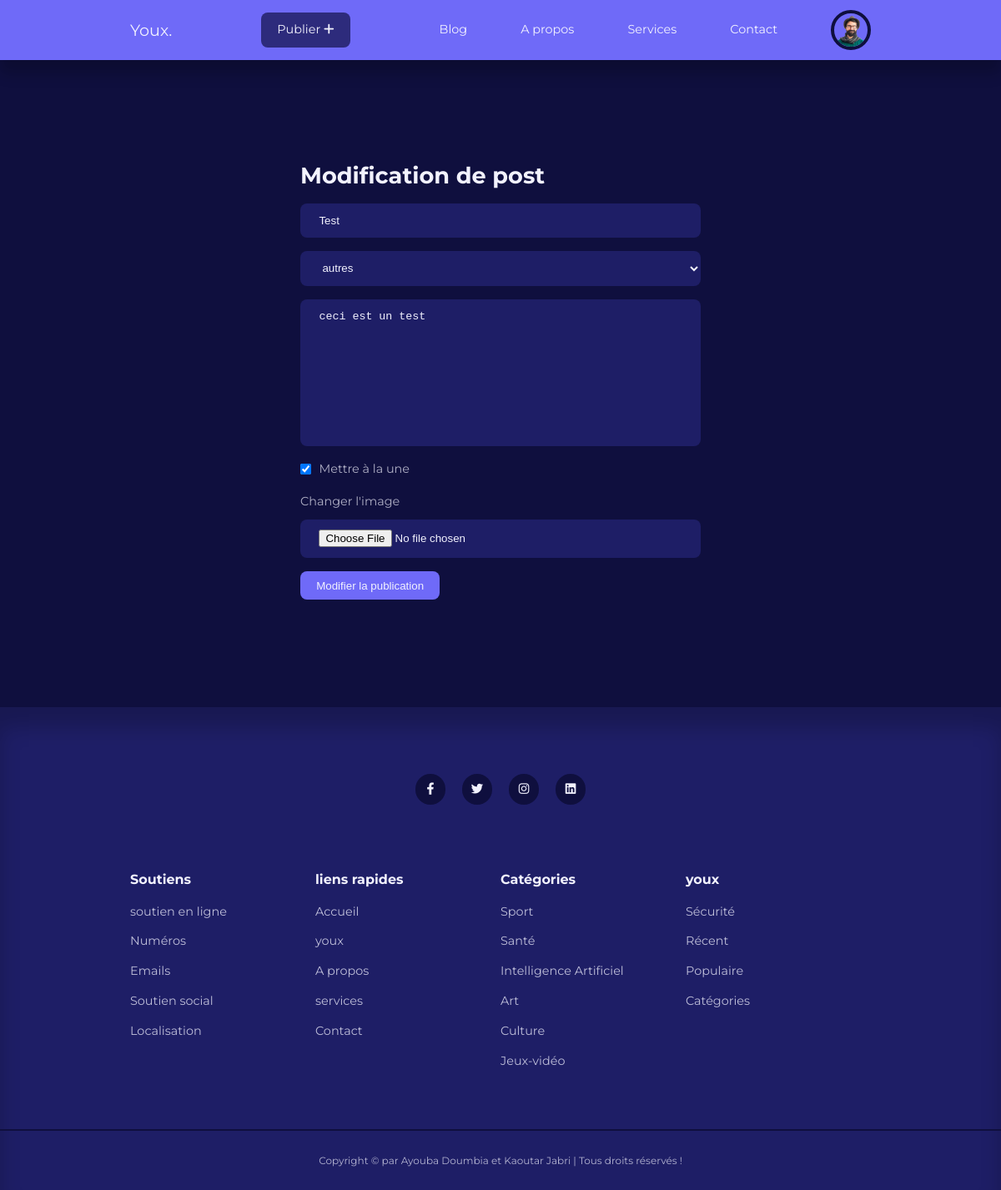
The app's page /admin/edit-post.php?update=13 (signed in) with its own data.
### tables this page shows
CREATE TABLE IF NOT EXISTS `users` (
  `id` int NOT NULL AUTO_INCREMENT,
  `firstname` varchar(100) NOT NULL,
  `lastname` varchar(100) NOT NULL,
  `username` varchar(100) NOT NULL,
  `email` varchar(100) NOT NULL,
  `password` varchar(255) NOT NULL,
  `avatar` varchar(100) NOT NULL,
  `is_admin` tinyint(1) NOT NULL,
  PRIMARY KEY (`id`)
);

CREATE TABLE IF NOT EXISTS `posts` (
  `id` int NOT NULL AUTO_INCREMENT,
  `title` varchar(255) NOT NULL,
  `body` text NOT NULL,
  `thumbnail` varchar(100) NOT NULL,
  `date_time` timestamp NOT NULL DEFAULT CURRENT_TIMESTAMP,
  `category_id` int DEFAULT NULL,
  `user_id` int NOT NULL,
  `is_featured` tinyint(1) NOT NULL,
  PRIMARY KEY (`id`),
  KEY `user_id` (`user_id`),
  KEY `category_id` (`category_id`)
);

### class/Model.php (called while the page is built, shortened)
<?php
require_once('Database.php');
abstract class Model{
    protected $db;
    protected $table_name = null;
    protected $field_id = null;
    public function __construct()
    {
        $this->db = new Database();
    }
    public function findOne(string $id)
    {
        $database_class = $this->db;
        $table = $this->table_name;
        $field__id = $this->field_id;
        $row = $database_class->selectOne("$table","$field__id = $id");
        return($row);
    }
}

### class/Database.php (called while the page is built, shortened)
<?php
class Database
{
    private $host = "localhost";
    private $username = "root";
    private $password = "root";
    private $dbname = "blog_db";
    private static $instance = null;
    private function connect()
    {
        if(self::$instance === null){
            $conn = new \PDO("mysql:host=$this->host;dbname=$this->dbname;charset=utf8;",$this->username,$this->password);
            if($conn){
                return $conn;
            }else{
                die('connexion impossible !');
            }
        }   else{
                return self::$instance;
        }
    }
    public function selectOne(string $table, string $where1 = '', string $where2 = '')
    {
        $conn = $this->connect();
        if($where1 == '' && $where2 == ''){
            $select = $conn->prepare("SELECT * FROM `$table`");
            $select->execute();
        }elseif($where2 == ''){
            $select = $conn->prepare("SELECT * FROM `$table` WHERE $where1");
            $select->execute();
        }else{
            $select = $conn->prepare("SELECT * FROM `$table` WHERE $where1 OR $where2");
            $select->execute();
        }
        if($select){
            $element = $select->fetch(\PDO::FETCH_ASSOC);
            return($element);
        }
    }
    public function selectOrder(string $table,  string $order = ''):array
    {
        $conn = $this->connect();
        if($order == ''){
            $select = $conn->prepare("SELECT * FROM $table");
            $select->execute();
        }else{
            $select = $conn->prepare("SELECT * FROM $table $order");
            $select->execute();
        }
        if($select){
            $element = $select->fetchAll(\PDO::FETCH_ASSOC);
            return($element);
        }
    }
}
?>

### class/Posts.php (called while the page is built, shortened)
<?php
require_once('Model.php');
class Posts extends Model{
    protected $field_title = "title";
    public function allCategories()
    {
        $database_class = $this->db;
        $field__title = $this->field_title;
        $posts = $database_class->selectOrder("categories","ORDER BY $field__title");
        return($posts);
    }
}
?>

### admin/edit-post.php (the view, shortened to what this page needs)
<?php
        require('partials/header.php');
        $Posts = new Posts();
       if(isset($_GET['update'])){
        $id = filter_var($_GET['update'], FILTER_SANITIZE_NUMBER_INT);
        $info_post = $Posts->findOne($id);
        $posts = $Posts->allCategories();
    }else{
        header('location:'. ROOT_URL . 'admin/index.php');
        die();
    }
?>
<section class="form__section">
    <div class="container form__section-container">
        <h2>Modification de post</h2>
        <form action="<?= ROOT_URL ?>admin/edit-post-logic.php" method="POST" enctype="multipart/form-data">
            <input type="text" name="title" value="<?= $info_post['title'] ?>" placeholder="Titre">
            <select name="category">
                <?php foreach($posts as $post): ?>
                    <option value="<?= $post['id']; ?>"><?= $post['title']; ?></option>
                <?php endforeach ?>
            </select>
            <textarea rows="10" name="body" placeholder="Corps"><?= $info_post['body'] ?></textarea>
            <div class="form__control inline">
                <input type="checkbox" value="1" name="is_featured"  id="is_featured" checked>
                <label for="is_featured">Mettre à la une</label>
            </div>
            <div class="form__control">
                <label for="thumbnail">Changer l'image</label>
                <input type="file"  name="thumbnail"  id="thumbnail">
            </div>
            <button type="submit" name="submit"  class="btn">Modifier la publication</button>
        </form>
    </div>
</section>
<?php include('../partials/footer.php'); ?>

### admin/partials/header.php (shortened to what this page needs)
<?php
$Users = new Users();
if (isset($_SESSION['user-id'])) {
    $id = filter_var($_SESSION['user-id'], FILTER_SANITIZE_NUMBER_INT);
    $user = $Users->findOne($id);
}
?>
<!DOCTYPE html>
<html lang="fr">
<head>
    <link rel="stylesheet" href="https://cdnjs.cloudflare.com/ajax/libs/font-awesome/6.1.1/css/all.min.css">
    <link rel="stylesheet" href="../css/component.css">
    <link rel="stylesheet" href="../css/style.css">
</head>
<body>
    <nav>
        <div class="container nav__container">
            <a href="<?= ROOT_URL ?>home.php" class="nav__logo">Youx<span>.</span></a>
            <a class="btn dark" href="<?= ROOT_URL ?>admin/add-post.php">Publier <i class="fa-sharp fa-solid fa-plus"></i></a>
            <ul class="nav__ul">
                <li><a href="<?= ROOT_URL ?>blog.php" <?php if ($_SERVER['SCRIPT_NAME'] === '/TP/blog.php'):?> class="active"<?php endif ?>>Blog</a></li>
                <li><a href="<?= ROOT_URL ?>about.php" <?php if ($_SERVER['SCRIPT_NAME'] === '/TP/about.php'):?> class="active"<?php endif ?>>A propos</a></li>
                <li><a href="<?= ROOT_URL ?>services.php" <?php if ($_SERVER['SCRIPT_NAME'] === '/TP/services.php'):?> class="active"<?php endif ?>>Services</a></li>
                <li><a href="<?= ROOT_URL ?>contact.php" <?php if ($_SERVER['SCRIPT_NAME'] === '/TP/contact.php'):?> class="active"<?php endif ?>>Contact</a></li>
                <?php if(isset($_SESSION['user-id'])) :?>
                    <li class="nav__profile">
                    <div class="avatar">
                        <img src="<?= ROOT_URL . 'images/' . $user['avatar'] ?>" alt="user profile image">
                    </div>
                    </li>
                <?php else : ?>
                <li><a href="<?= ROOT_URL ?>signin.php">Connexion</a></li>
                <?php endif ?>
            </ul>
        </div>
    </nav>

### css/component.css (style rules this page uses)
:root { --color-primary: #6f6af8; --color-primary-light: hsl(242, 91%, 69%, 18%); --color-primary-variant: #5854c7; --color-red: #da0f3f; --color-red-light: hsl(346, 87%, 46%, 15%); --color-green: #00c476; --color-green-light: hsl(156, 100%, 38%, 15%); --color-gray-900: #1e1e66; --color-gray-700: #2d2b7c; --color-gray-300: rgba(242, 242, 254, 0.3); --color-gray-200: rgba(242, 242, 254, 0.7); --color-white: #f2f2fe; --color-bg: #0f0f3e; --color-black:#000; --transition: all .3s ease; --container-width-lg: 74%; --container-width-md: 88%; --form-width: 40%; --card-border-radius-1: 0.3rem; --card-border-radius-2: 0.5rem; --card-border-radius-3: 0.8rem; --card-border-radius-4: 2rem; --card-border-radius-5: 5rem; }
* { margin: 0; padding: 0; outline: none; border: 0; text-decoration: none; list-style: none; box-sizing: border-box; }
body { font-family: 'Montserrat', sans-serif; line-height: 1.6; color: var(--color-gray-200); overflow-x: hidden; background-color: var(--color-bg); font-size: 0.9rem; }
.container { width: var(--container-width-lg); max-width: 1800px; margin: 0 auto; }
section { margin-top: 3rem; width: 100vw; position: relative; }
h1, h2, h3, h4, h5 { color: var(--color-white); line-height: 1.3; }
h2 { font-size: 1.7rem; margin: 1rem 0; }
a { color: var(--color-white); transition: var(--transition); }
img { display: block; width: 100%; }
.btn { display: inline-block; width: fit-content; padding: 0.6rem 1.2rem; background-color: var(--color-primary); border-radius: var(--card-border-radius-2); cursor: pointer; transition: var(--transition); color: var(--color-white); }
.btn.dark { background-color: var(--color-gray-700); }

### css/style.css (style rules this page uses)
nav { background-color: var(--color-primary); width: 100vw; height: 4.5rem; position: fixed; top: 0; z-index: 10; box-shadow: 0 1rem 1rem rgba(0, 0, 0, 0.2); }
.nav__container { height: 100%; display: flex; align-items: center; justify-content: space-between; }
.avatar { width: 3rem; height: 3rem; border-radius: 50%; overflow: hidden; border: 0.3rem solid var(--color-bg); }
.avatar img { width: 100%; height: 100%; }
.nav__logo { font-size: 600; font-size: 1.2rem; }
.nav__ul { display: flex; align-items: center; justify-content: center; gap: 4rem; }
.nav__ul li { transition: all .3s ease; }
.nav__profile { position: relative; cursor: pointer; }
.form__section { display: grid; place-items: center; height: 100vh; }
.form__section-container { width: var(--form-width); position: relative; }
form { display: flex; flex-direction: column; gap: 1rem; }
.form__control { display: flex; flex-direction: column; gap: 0.6rem; }
.form__control.inline { flex-direction: row; align-items: center; }
input,textarea,select { padding: 0.8rem 1.4rem; background-color: var(--color-gray-900); border-radius: var(--card-border-radius-2); resize: none; color: var(--color-white); }

### records on screen
users: avatar (picture)
posts: title "Test", body "ceci est un test"

### other values on screen
form field category "autres"
